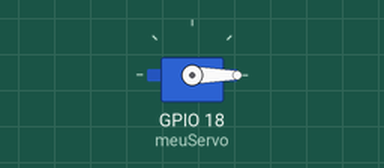
Bench run of a sketch on a simulated ESP32. Parts: servo.

Above: at 0.05 s.
At 1.5 s:
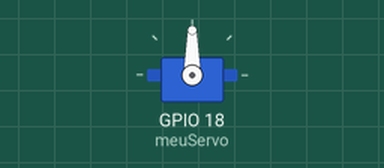
At 3.0 s:
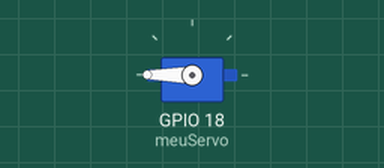
Timing chart, 0 to 6.9 s (numbered marks = the images above):
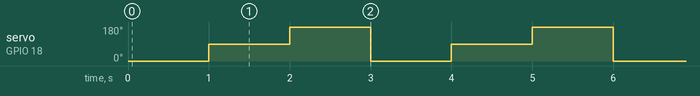

The sketch:

10_MicroServo.ino
```cpp
#include <ESP32Servo.h>

Servo meuServo;  // Cria um objeto servo

void setup() {
  meuServo.attach(18);  // Define o pino GPIO 18 como o pino de controle do servo
}

void loop() {
  meuServo.write(0);    // Move para a posição 0 graus
  delay(1000);          // Espera por 1 segundo
  meuServo.write(90);   // Move para a posição 90 graus
  delay(1000);          // Espera por 1 segundo
  meuServo.write(180);  // Move para a posição 180 graus
  delay(1000);          // Espera por 1 segundo
}
```

Measured:
- by itself, servo on GPIO 18 (meuServo): repeats every 3.0 s: 180° 1.0 s, 0° 1.0 s, 90° 1.0 s
